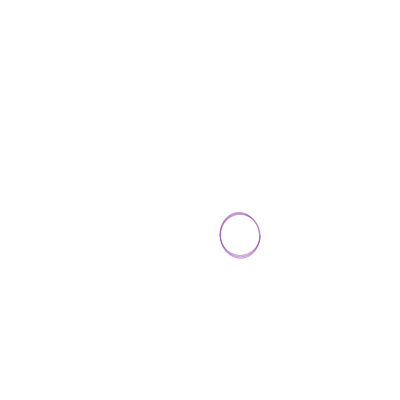
Frame 1 (no input)
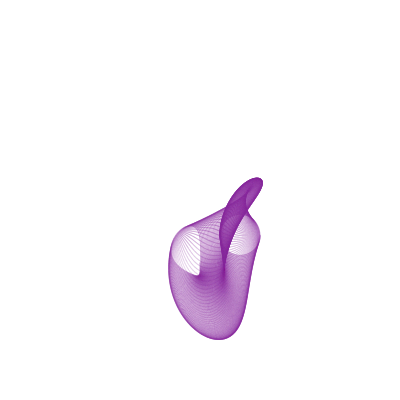
Frame 60 (no input)
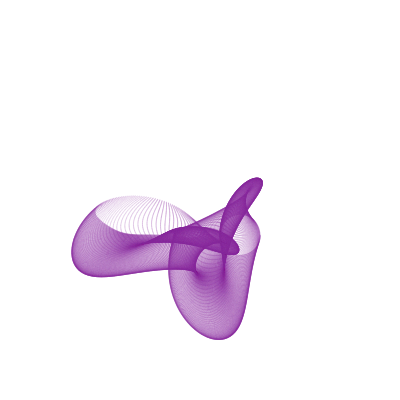
Frame 120 (the mouse pressed at the canvas centre since frame 60)

The p5.js sketch that drew these frames (run headless with seeded random() and noise() and a simulated clock; from frame 60 on, the mouse is pressed at the canvas centre):

// p5.js sketch
// ── sketch.js
let canvasWidth = 400;
let canvasHeight = 400;

class Motor {

    constructor(x,y,armLength,radius,rate) {

        this.x = x;
        this.y = y;
        this.radius = radius;
        this.armX = 0;
        this.armY = 0;
        this.rate = rate;
        this.angle = 0;
        this.armLength = armLength;
	
    }

    getArmPosition() {
        return [this.armX, this.armY];

    }

    updateArmPosition() {
        this.armX = this.x + this.radius * cos(radians(this.angle));
        this.armY = this.y + this.radius * sin(radians(this.angle));
        this.angle += this.rate;

    }

    setPosition(x,y) {

        this.x = x;
        this.y = y;

    }

    getPosition() {

        return [this.x, this.y];

    }

    getArmLength() {

        return this.armLength;

    }

    getPerpendicularPoints(dist) {

        return calculatePerpendicularPoints(this.x, this.y, this.radius, this.angle, dist);
    }

    draw() {

        noFill();
        circle(this.x, this.y, this.radius*2);
        fill("black");
        circle(this.armX, this.armY, 3);

    }
}

class Machine {

    constructor(motor1, motor2, motor3, dist) {

        this.motor1 = motor1;
        this.motor2 = motor2;
        this.motor3 = motor3;
        this.armIntersectX = 0;
        this.armIntersectY = 0;
	[this.armIntersectX, this.armIntersectY] = this.getArmConnectionPosition();
        this.dist = dist;
	this.pixelColors = [];
	this.prevPixelColors = [];

    }

    getArmConnectionPosition() {

        let [x1, y1] = this.motor1.getArmPosition();
        let [x2, y2] = this.motor2.getArmPosition();
        let armLength1 = this.motor1.getArmLength();
        let armLength2 = this.motor2.getArmLength();
	
        return getCircleIntersections(x1, y1, armLength1, x2, y2, armLength2);

    }


    getPenPosition() {

        let [x2, y2] = this.motor2.getArmPosition();
        let vec =  [this.armIntersectX - x2, this.armIntersectY - y2];
        let newVec = [vec[0] * 1.5, vec[1] * 1.5];
        newVec = [x2 + newVec[0], y2 + newVec[1]];
        return newVec;

    }

    update() {
	
        let newPos = this.motor3.getPerpendicularPoints(this.dist);
        this.motor1.updateArmPosition();
        this.motor1.setPosition(newPos[0], newPos[1]);
        this.motor2.updateArmPosition();
        this.motor2.setPosition(newPos[2], newPos[3]);
        [this.armIntersectX, this.armIntersectY] = this.getArmConnectionPosition();
        this.motor3.updateArmPosition();

    }

    draw() {
	// save pixels
    	for (let i = 0; i < this.prevPixelColors.length; i++) {
	    let c = color("red")
	    set(this.prevPixelColors[i][0],this.prevPixelColors[i][1], this.prevPixelColors[i][2])
	}
	updatePixels()

	
        let [x1, y1] = this.motor1.getArmPosition();
        let [x2, y2] = this.motor2.getArmPosition();

	// extend arm with pen
        let vec =  [this.armIntersectX - x2, this.armIntersectY - y2];
        let newVec = [vec[0] * 1.5, vec[1] * 1.5];
	fill(291, 67, 62, 0.2);
	let penPos = this.getPenPosition();

	
	noStroke()
	circle(penPos[0],penPos[1], 1.2);
	stroke("black")
	
	let arm1Pixels = bresenhams(x1,y1,this.armIntersectX,this.armIntersectY,2)
	let arm2Pixels = bresenhams(x2,y2,this.armIntersectX,this.armIntersectY,2)
	let armPenPixels = bresenhams(x2 + newVec[0], y2 + newVec[1], this.armIntersectX, this.armIntersectY,2)

	this.pixelColors = []

	// restore pixels
	for (let i = 0; i < arm1Pixels.length;i++) {
	    
	    this.pixelColors.push([arm1Pixels[i][0],arm1Pixels[i][1],get(arm1Pixels[i][0],arm1Pixels[i][1])])
	}
	for (let i = 0; i < arm2Pixels.length;i++) {
	    this.pixelColors.push([arm2Pixels[i][0],arm2Pixels[i][1],get(arm2Pixels[i][0],arm2Pixels[i][1])])
	}
	for (let i = 0; i < armPenPixels.length;i++) {
	    this.pixelColors.push([armPenPixels[i][0],armPenPixels[i][1],get(armPenPixels[i][0],armPenPixels[i][1])])
	}


	this.prevPixelColors = this.pixelColors

	// draw
	line(x2 + newVec[0], y2 + newVec[1], this.armIntersectX, this.armIntersectY);
        line(x1, y1, this.armIntersectX, this.armIntersectY);
        line(x2, y2, this.armIntersectX, this.armIntersectY);
	this.motor1.draw();
        this.motor2.draw();
        this.motor3.draw();

	
    }

}

let p = [];

let numIterations = 375000;
let armLength1 = 75;
let armLength2 = 85;
let outerRadius = 150;
let machineCenterX = canvasWidth / 2;
let machineCenterY = canvasHeight / 2;
let motorDistance = 30;

let radius = 20;
let rate1 = 1.004;
let rate2 = 1.009;
let rate3 = .001;



let drawMachine = false;

const motor1 = new Motor(0, 0, armLength1, radius, rate1);
const motor2 = new Motor(0, 0, armLength2, radius, rate2);
const motor3 = new Motor(machineCenterX, machineCenterY, 0, outerRadius, rate3);
const machine = new Machine(motor1, motor2, motor3, motorDistance);



function setup() {
    
    createCanvas(canvasWidth, canvasHeight);
    colorMode(HSB);
 
    machine.update();
        machine.update();
    frameRate(60)

     for (let i = 0; i < numIterations; i++) {
	    
            stroke("black");
            let newVec = machine.getPenPosition();
            p.push(newVec);

            noStroke();
            fill(291, 67, 62, 0.2);
            machine.update();

        }

}
let count = 0
let i = 0
let z = 1024
function draw() {
   
count++
  
 
    for (let j = 0; j < z; j++) {

	if (i > p.length / 2) {
	    
            fill(17, 82, 86, 0.2);
		
            }
	circle(p[i+j][0], p[i+j][1], 1.2);
    }
	i+=z;

	

    
}

function euclideanDistance(x1, y1, x2, y2)  {

    return Math.sqrt((x2 - x1) ** 2 + (y2 - y1) ** 2);
    
}


function getCircleIntersections(x1,y1,r1,x2,y2,r2) {
    
    // calculate the intersecting points between two circles
    let d = euclideanDistance(x1,y1,x2,y2)
    let a = (r1**2 - r2**2 + d**2) / (2*d)
    let h = Math.sqrt(r1**2 - a**2)
    let x3 = x1 + ((a/d) * (x2 -  x1))
    let y3 = y1 + ((a/d) * (y2 -  y1))
    let x4 = x3 + ((h/d) * (y2 -  y1))
    let y4 = y3 - ((h/d) * (x2 -  x1))
    let x5 = x3 - ((h/d) * (y2 -  y1))
    let y5 = y3 + ((h/d) * (x2 -  x1))
    return [x4,y4, x5,y5]
    
}

function calculatePerpendicularPoints(centerX, centerY, radius, degree,dist) {
    
  let angleRad = radians(degree); 
 
  // Calculate the coordinates of the point on the circle's circumference
  let pointX = centerX + radius * cos(angleRad);
  let pointY = centerY + radius * sin(angleRad);
  
  // Calculate the perpendicular angle
  let perpendicularAngle = angleRad + HALF_PI;
  
  // Calculate the coordinates of the perpendicular point
  let perpendicularX = pointX + dist * cos(perpendicularAngle);
  let perpendicularY = pointY + dist * sin(perpendicularAngle);
  let perpendicularX2 = pointX - dist * cos(perpendicularAngle);
  let perpendicularY2 = pointY - dist * sin(perpendicularAngle);

  return [perpendicularX, perpendicularY,perpendicularX2, perpendicularY2]

}

function bresenhams(x0, y0, x1, y1, lineWidth) {
    let pixels = [];
    x0 = Math.floor(x0)
    y0 = Math.floor(y0)
    x1 = Math.floor(x1)
        y1 = Math.floor(y1)
  let dx = Math.abs(x1 - x0);
  let dy = -Math.abs(y1 - y0);
  let sx = x0 < x1 ? 1 : -1;
  let sy = y0 < y1 ? 1 : -1;
  let err = dx + dy;
  let e2;
  let x = x0;
  let y = y0;

  // Adjust for line width (Assuming odd line width for centered line)
  let halfWidth = Math.floor(lineWidth / 2);
  let xOffset = (lineWidth % 2 === 0) ? 0.5 : 0;
  let yOffset = (lineWidth % 2 === 0) ? 0.5 : 0;
    while (true) {

	
	for (let i = -halfWidth; i <= halfWidth; i++) {
	    for (let j = -halfWidth; j <= halfWidth; j++) {
		pixels.push([x + i + xOffset, y + j + yOffset]);
	    }
	}
	
	if (x === x1 && y === y1) break;
	e2 = 2 * err;
	if (e2 >= dy) {
	    if (x0===x1) {
		break
	    }
	    
	    err += dy;
	    x += sx;
	}
	if (e2 <= dx) {
	    if (y0===y1) {
		break
	    }
	    err += dx;
	    y += sy;
	}
    }
    return pixels;
}
